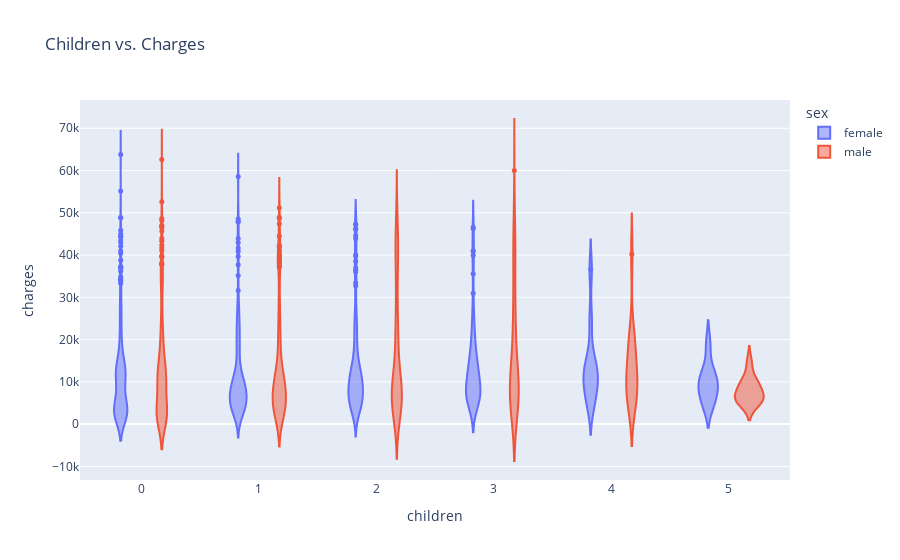

Source (notebook cell):
### Markdown cell above
## <center> Children and Charges

### Code cell
fig = px.violin(medical_df, 
                 x='children', 
                 y='charges', 
                 color='sex', 
                 title='Children vs. Charges')
fig.update_traces(marker_size=5)
fig.show()

### Figure 1 — Plotly figure (JSON) as saved in the notebook; plotly's stock layout.template omitted (floating-point values rounded to 4 significant figures; data arrays with more than 128 entries replaced by an {"elided": "..."} marker saying what was removed)
{"data": [{"alignmentgroup": "True", "box": {"visible": false}, "hovertemplate": "sex=female<br>children=%{x}<br>charges=%{y}<extra></extra>", "legendgroup": "female", "marker": {"color": "#636efa", "size": 5}, "name": "female", "offsetgroup": "female", "orientation": "v", "scalegroup": "True", "showlegend": true, "type": "violin", "x": {"elided": "662 int values"}, "x0": " ", "xaxis": "x", "y": {"elided": "662 float values"}, "y0": " ", "yaxis": "y"}, {"alignmentgroup": "True", "box": {"visible": false}, "hovertemplate": "sex=male<br>children=%{x}<br>charges=%{y}<extra></extra>", "legendgroup": "male", "marker": {"color": "#EF553B", "size": 5}, "name": "male", "offsetgroup": "male", "orientation": "v", "scalegroup": "True", "showlegend": true, "type": "violin", "x": {"elided": "676 int values"}, "x0": " ", "xaxis": "x", "y": {"elided": "676 float values"}, "y0": " ", "yaxis": "y"}], "layout": {"legend": {"title": {"text": "sex"}, "tracegroupgap": 0}, "title": {"text": "Children vs. Charges"}, "violinmode": "group", "xaxis": {"anchor": "y", "domain": [0, 1], "title": {"text": "children"}}, "yaxis": {"anchor": "x", "domain": [0, 1], "title": {"text": "charges"}}}}
